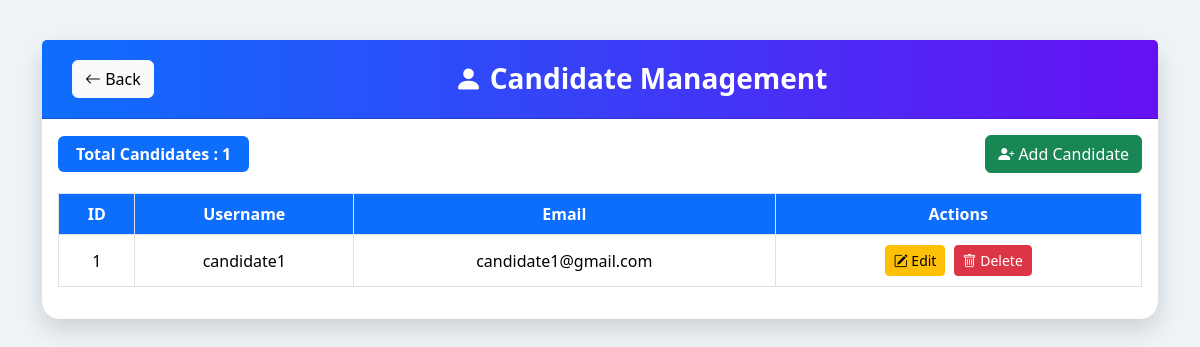
The app's page /view_candidates/, older data.
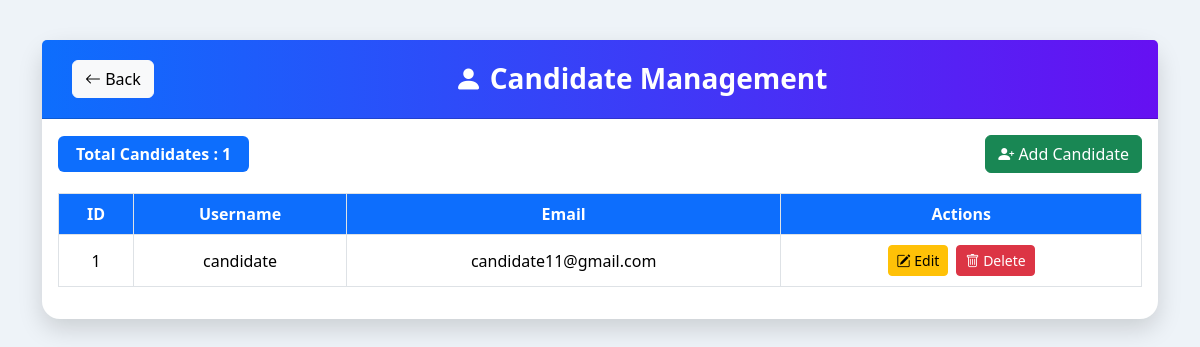
The same page, newer data.
### app1/models.py (models this page shows)
class User(AbstractUser):
  is_admin=models.BooleanField('Is admin',default=False)
  is_candidate=models.BooleanField('Is candidate',default=False)
  is_recruiter=models.BooleanField('Is recruiter',default=False)

### app1/views.py (the view)
# urls.py: path("view_candidates/", views.view_candidates, name="view_candidates"),
def view_candidates(request):
    candidates = User.objects.filter(is_candidate=True)
    return render(request,"view_candidates.html",{"candidates": candidates})

### app1/templates/view_candidates.html (shortened to what this page needs)
<!DOCTYPE html>
<html lang="en">
<head>
    <link href="https://cdn.jsdelivr.net/npm/bootstrap@5.3.3/dist/css/bootstrap.min.css" rel="stylesheet">
    <link rel="stylesheet"
          href="https://cdn.jsdelivr.net/npm/bootstrap-icons@1.11.3/font/bootstrap-icons.min.css">
</head>
<body>
<div class="container">
<div class="card">
<div class="card-header d-flex justify-content-between align-items-center">
<a href="{% url 'admin' %}" class="btn btn-light">
<i class="bi bi-arrow-left"></i>
Back
</a>
<h3 class="page-title">
<i class="bi bi-person-fill"></i>
Candidate Management
</h3>
</div>
<div class="card-body">
<div class="top-bar">
<span class="badge bg-primary badge-count">
Total Candidates :
{{ candidates|length }}
</span>
<a href="{% url 'add_candidate' %}"
class="btn btn-success">
<i class="bi bi-person-plus-fill"></i>
Add Candidate
</a>
</div>
<table class="table table-bordered table-hover">
<thead>
<tr>
<th>ID</th>
<th>Username</th>
<th>Email</th>
<th>Actions</th>
</tr>
</thead>
<tbody>
{% for i in candidates %}
<tr>
<td>{{ forloop.counter }}</td>
<td>{{ i.username }}</td>
<td>{{ i.email }}</td>
<td>
<a href="{% url 'edit_candidate' i.id %}"
class="btn btn-warning btn-sm action-btn">
<i class="bi bi-pencil-square"></i>
Edit
</a>
<a href="{% url 'delete_candidate' i.id %}"
class="btn btn-danger btn-sm action-btn"
onclick="return confirm('Delete this candidate?')">
<i class="bi bi-trash"></i>
Delete
</a>
</td>
</tr>
{% endfor %}
</tbody>
</table>
</div>
</div>
</div>
</body>
</html>

Row changes from the older to the newer data that the page shows:
removed User: username "candidate1", email "candidate1@gmail.com"
added User: username "candidate", email "candidate11@gmail.com"
